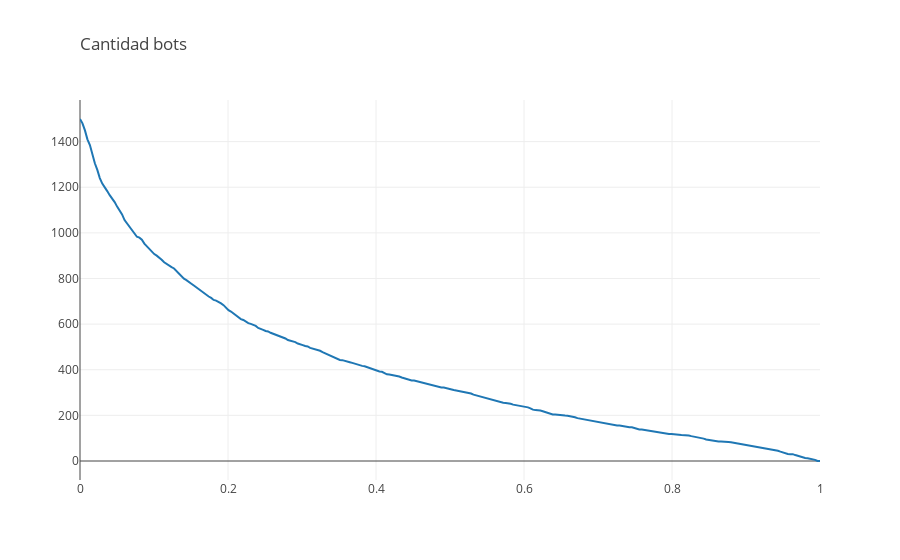

The code cell stored with this chart in its notebook:
### Code cell
yval = []
xval = np.linspace(0,1, 300)
for i in xval:
    cantUsuarios = len(usuarios_prob[usuarios_prob['Prob_Bot']>i])
    yval.append(cantUsuarios)
trace1 = go.Scatter(
    name='Inscriptos',
    x=xval,
    y=yval,
#     line={
#         'shape': 'spline',
#         'smoothing': 0.7,
#     }
)
layout = go.Layout(
    title=go.layout.Title(
        text='Cantidad bots',
        xref='paper',
        x=0
    ),
)
fig = go.Figure(data=[trace1], layout=layout)
print(len(usuarios_prob))
iplot(fig)

### Figure 1 — Plotly figure (JSON) as saved in the notebook; plotly's stock layout.template omitted (floating-point values rounded to 4 significant figures; data arrays with more than 128 entries replaced by an {"elided": "..."} marker saying what was removed)
{"data": [{"name": "Inscriptos", "type": "scatter", "uid": "30d6ae6d-b67b-4a80-8de5-2921a3f8cabc", "x": {"elided": "300 float values"}, "y": {"elided": "300 int values"}}], "layout": {"title": {"text": "Cantidad bots", "x": 0, "xref": "paper"}}}
